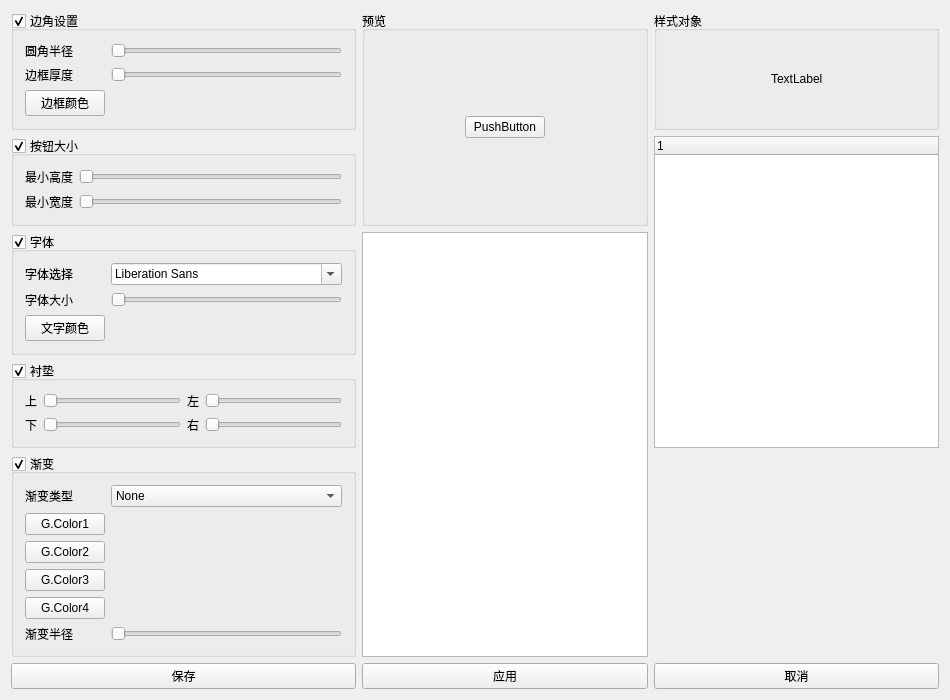
<?xml version="1.0" encoding="UTF-8"?>
<ui version="4.0">
 <class>Btnstyler</class>
 <widget class="QMainWindow" name="Btnstyler">
  <property name="geometry">
   <rect>
    <x>0</x>
    <y>0</y>
    <width>950</width>
    <height>700</height>
   </rect>
  </property>
  <property name="windowTitle">
   <string>Button Styler</string>
  </property>
  <property name="styleSheet">
   <string notr="true"/>
  </property>
  <property name="animated">
   <bool>true</bool>
  </property>
  <widget class="QWidget" name="centralWidget">
   <layout class="QGridLayout" name="gridLayout" columnstretch="0,0,0,0">
    <item row="4" column="0" colspan="2">
     <widget class="QGroupBox" name="PadBox">
      <property name="title">
       <string>衬垫</string>
      </property>
      <property name="checkable">
       <bool>true</bool>
      </property>
      <layout class="QGridLayout" name="gridLayout_4">
       <item row="0" column="0">
        <widget class="QLabel" name="pad_up">
         <property name="text">
          <string>上</string>
         </property>
        </widget>
       </item>
       <item row="0" column="1">
        <widget class="QSlider" name="PadUpSlider">
         <property name="maximum">
          <number>50</number>
         </property>
         <property name="orientation">
          <enum>Qt::Horizontal</enum>
         </property>
        </widget>
       </item>
       <item row="0" column="2">
        <widget class="QLabel" name="pad_left">
         <property name="text">
          <string>左</string>
         </property>
        </widget>
       </item>
       <item row="0" column="3">
        <widget class="QSlider" name="PadLeftSlider">
         <property name="maximum">
          <number>50</number>
         </property>
         <property name="orientation">
          <enum>Qt::Horizontal</enum>
         </property>
        </widget>
       </item>
       <item row="1" column="0">
        <widget class="QLabel" name="pad_down">
         <property name="text">
          <string>下</string>
         </property>
        </widget>
       </item>
       <item row="1" column="1">
        <widget class="QSlider" name="PadDownSlider">
         <property name="maximum">
          <number>50</number>
         </property>
         <property name="orientation">
          <enum>Qt::Horizontal</enum>
         </property>
        </widget>
       </item>
       <item row="1" column="2">
        <widget class="QLabel" name="pad_right">
         <property name="text">
          <string>右</string>
         </property>
        </widget>
       </item>
       <item row="1" column="3">
        <widget class="QSlider" name="PadRightSlider">
         <property name="maximum">
          <number>50</number>
         </property>
         <property name="orientation">
          <enum>Qt::Horizontal</enum>
         </property>
        </widget>
       </item>
      </layout>
     </widget>
    </item>
    <item row="0" column="0" colspan="2">
     <widget class="QGroupBox" name="FrameBox">
      <property name="sizePolicy">
       <sizepolicy hsizetype="Preferred" vsizetype="Preferred">
        <horstretch>0</horstretch>
        <verstretch>0</verstretch>
       </sizepolicy>
      </property>
      <property name="title">
       <string>边角设置</string>
      </property>
      <property name="checkable">
       <bool>true</bool>
      </property>
      <layout class="QGridLayout" name="gridLayout_5">
       <item row="2" column="0">
        <widget class="QPushButton" name="renkButton2">
         <property name="text">
          <string>边框颜色</string>
         </property>
        </widget>
       </item>
       <item row="1" column="1">
        <widget class="QSlider" name="bordThickSlider">
         <property name="maximum">
          <number>15</number>
         </property>
         <property name="orientation">
          <enum>Qt::Horizontal</enum>
         </property>
        </widget>
       </item>
       <item row="1" column="0">
        <widget class="QLabel" name="label_2">
         <property name="text">
          <string>边框厚度</string>
         </property>
        </widget>
       </item>
       <item row="2" column="1">
        <widget class="QLabel" name="renkLabel2">
         <property name="text">
          <string/>
         </property>
        </widget>
       </item>
       <item row="0" column="0">
        <widget class="QLabel" name="label">
         <property name="text">
          <string>圆角半径</string>
         </property>
        </widget>
       </item>
       <item row="0" column="1">
        <widget class="QSlider" name="bordRadSlider">
         <property name="maximum">
          <number>30</number>
         </property>
         <property name="orientation">
          <enum>Qt::Horizontal</enum>
         </property>
        </widget>
       </item>
      </layout>
     </widget>
    </item>
    <item row="3" column="0" colspan="2">
     <widget class="QGroupBox" name="FontBox">
      <property name="sizePolicy">
       <sizepolicy hsizetype="Preferred" vsizetype="Preferred">
        <horstretch>0</horstretch>
        <verstretch>0</verstretch>
       </sizepolicy>
      </property>
      <property name="minimumSize">
       <size>
        <width>0</width>
        <height>100</height>
       </size>
      </property>
      <property name="title">
       <string>字体</string>
      </property>
      <property name="checkable">
       <bool>true</bool>
      </property>
      <layout class="QGridLayout" name="gridLayout_6">
       <item row="0" column="0">
        <widget class="QLabel" name="label_5">
         <property name="text">
          <string>字体选择</string>
         </property>
        </widget>
       </item>
       <item row="2" column="1">
        <widget class="QLabel" name="renkLabel">
         <property name="text">
          <string/>
         </property>
        </widget>
       </item>
       <item row="1" column="0">
        <widget class="QLabel" name="label_4">
         <property name="text">
          <string>字体大小</string>
         </property>
        </widget>
       </item>
       <item row="1" column="1">
        <widget class="QSlider" name="fontSizeSlider">
         <property name="minimum">
          <number>1</number>
         </property>
         <property name="maximum">
          <number>30</number>
         </property>
         <property name="orientation">
          <enum>Qt::Horizontal</enum>
         </property>
        </widget>
       </item>
       <item row="0" column="1">
        <widget class="QFontComboBox" name="fontComboBox"/>
       </item>
       <item row="2" column="0">
        <widget class="QPushButton" name="renkButton">
         <property name="text">
          <string>文字颜色</string>
         </property>
        </widget>
       </item>
      </layout>
     </widget>
    </item>
    <item row="1" column="0" rowspan="2" colspan="2">
     <widget class="QGroupBox" name="BtnBox">
      <property name="title">
       <string>按钮大小</string>
      </property>
      <property name="checkable">
       <bool>true</bool>
      </property>
      <layout class="QGridLayout" name="gridLayout_7">
       <item row="0" column="0">
        <widget class="QLabel" name="label_7">
         <property name="text">
          <string>最小高度</string>
         </property>
        </widget>
       </item>
       <item row="0" column="1">
        <widget class="QSlider" name="minheightSlider">
         <property name="sizePolicy">
          <sizepolicy hsizetype="MinimumExpanding" vsizetype="Fixed">
           <horstretch>0</horstretch>
           <verstretch>0</verstretch>
          </sizepolicy>
         </property>
         <property name="maximum">
          <number>100</number>
         </property>
         <property name="orientation">
          <enum>Qt::Horizontal</enum>
         </property>
        </widget>
       </item>
       <item row="1" column="0">
        <widget class="QLabel" name="label_8">
         <property name="text">
          <string>最小宽度</string>
         </property>
        </widget>
       </item>
       <item row="1" column="1">
        <widget class="QSlider" name="minwidthSlider">
         <property name="sizePolicy">
          <sizepolicy hsizetype="Minimum" vsizetype="Fixed">
           <horstretch>0</horstretch>
           <verstretch>0</verstretch>
          </sizepolicy>
         </property>
         <property name="maximum">
          <number>200</number>
         </property>
         <property name="orientation">
          <enum>Qt::Horizontal</enum>
         </property>
        </widget>
       </item>
      </layout>
     </widget>
    </item>
    <item row="3" column="2" rowspan="3">
     <widget class="QTextEdit" name="styleOutput">
      <property name="sizePolicy">
       <sizepolicy hsizetype="Expanding" vsizetype="Expanding">
        <horstretch>0</horstretch>
        <verstretch>0</verstretch>
       </sizepolicy>
      </property>
     </widget>
    </item>
    <item row="5" column="0" colspan="2">
     <widget class="QGroupBox" name="GradBox">
      <property name="title">
       <string>渐变</string>
      </property>
      <property name="checkable">
       <bool>true</bool>
      </property>
      <layout class="QGridLayout" name="gridLayout_2">
       <item row="1" column="0">
        <widget class="QPushButton" name="grenkButton1">
         <property name="text">
          <string>G.Color1</string>
         </property>
        </widget>
       </item>
       <item row="1" column="1">
        <widget class="QLabel" name="grenkLabel1">
         <property name="text">
          <string/>
         </property>
        </widget>
       </item>
       <item row="2" column="0">
        <widget class="QPushButton" name="grenkButton2">
         <property name="text">
          <string>G.Color2</string>
         </property>
        </widget>
       </item>
       <item row="2" column="1">
        <widget class="QLabel" name="grenkLabel2">
         <property name="text">
          <string/>
         </property>
        </widget>
       </item>
       <item row="3" column="0">
        <widget class="QPushButton" name="grenkButton3">
         <property name="text">
          <string>G.Color3</string>
         </property>
        </widget>
       </item>
       <item row="3" column="1">
        <widget class="QLabel" name="grenkLabel3">
         <property name="text">
          <string/>
         </property>
        </widget>
       </item>
       <item row="4" column="0">
        <widget class="QPushButton" name="grenkButton4">
         <property name="text">
          <string>G.Color4</string>
         </property>
        </widget>
       </item>
       <item row="4" column="1">
        <widget class="QLabel" name="grenkLabel4">
         <property name="text">
          <string/>
         </property>
        </widget>
       </item>
       <item row="5" column="0">
        <widget class="QLabel" name="label_3">
         <property name="text">
          <string>渐变半径</string>
         </property>
        </widget>
       </item>
       <item row="5" column="1">
        <widget class="QSlider" name="gRadiusSlider">
         <property name="maximum">
          <number>300</number>
         </property>
         <property name="orientation">
          <enum>Qt::Horizontal</enum>
         </property>
        </widget>
       </item>
       <item row="0" column="1">
        <widget class="QComboBox" name="RadcomboBox">
         <item>
          <property name="text">
           <string>None</string>
          </property>
         </item>
         <item>
          <property name="text">
           <string>Radial Gradyan</string>
          </property>
         </item>
         <item>
          <property name="text">
           <string>Lineer Gradyan</string>
          </property>
         </item>
        </widget>
       </item>
       <item row="0" column="0">
        <widget class="QLabel" name="label_6">
         <property name="text">
          <string>渐变类型</string>
         </property>
        </widget>
       </item>
      </layout>
     </widget>
    </item>
    <item row="0" column="3">
     <widget class="QGroupBox" name="groupBox_2">
      <property name="sizePolicy">
       <sizepolicy hsizetype="Expanding" vsizetype="Preferred">
        <horstretch>0</horstretch>
        <verstretch>0</verstretch>
       </sizepolicy>
      </property>
      <property name="title">
       <string>样式对象</string>
      </property>
      <layout class="QGridLayout" name="gridLayout_8">
       <item row="0" column="0">
        <spacer name="horizontalSpacer_3">
         <property name="orientation">
          <enum>Qt::Horizontal</enum>
         </property>
         <property name="sizeHint" stdset="0">
          <size>
           <width>101</width>
           <height>20</height>
          </size>
         </property>
        </spacer>
       </item>
       <item row="0" column="2">
        <spacer name="horizontalSpacer_4">
         <property name="orientation">
          <enum>Qt::Horizontal</enum>
         </property>
         <property name="sizeHint" stdset="0">
          <size>
           <width>100</width>
           <height>20</height>
          </size>
         </property>
        </spacer>
       </item>
       <item row="0" column="1">
        <widget class="QLabel" name="label_OBN">
         <property name="text">
          <string>TextLabel</string>
         </property>
        </widget>
       </item>
      </layout>
     </widget>
    </item>
    <item row="1" column="3" rowspan="4">
     <widget class="QTreeWidget" name="treeWidget">
      <column>
       <property name="text">
        <string notr="true">1</string>
       </property>
      </column>
     </widget>
    </item>
    <item row="6" column="3">
     <widget class="QPushButton" name="btncancel">
      <property name="text">
       <string>取消</string>
      </property>
     </widget>
    </item>
    <item row="6" column="2">
     <widget class="QPushButton" name="btnOK">
      <property name="text">
       <string>应用</string>
      </property>
     </widget>
    </item>
    <item row="6" column="0" colspan="2">
     <widget class="QPushButton" name="btnSave">
      <property name="text">
       <string>保存</string>
      </property>
     </widget>
    </item>
    <item row="0" column="2" rowspan="3">
     <widget class="QGroupBox" name="groupBox">
      <property name="title">
       <string>预览</string>
      </property>
      <layout class="QGridLayout" name="gridLayout_3">
       <item row="0" column="2">
        <spacer name="horizontalSpacer_2">
         <property name="orientation">
          <enum>Qt::Horizontal</enum>
         </property>
         <property name="sizeType">
          <enum>QSizePolicy::Expanding</enum>
         </property>
         <property name="sizeHint" stdset="0">
          <size>
           <width>40</width>
           <height>20</height>
          </size>
         </property>
        </spacer>
       </item>
       <item row="0" column="1">
        <widget class="QPushButton" name="pushButton">
         <property name="sizePolicy">
          <sizepolicy hsizetype="Minimum" vsizetype="Fixed">
           <horstretch>0</horstretch>
           <verstretch>0</verstretch>
          </sizepolicy>
         </property>
         <property name="styleSheet">
          <string notr="true"/>
         </property>
         <property name="text">
          <string>PushButton</string>
         </property>
        </widget>
       </item>
       <item row="0" column="0">
        <spacer name="horizontalSpacer">
         <property name="orientation">
          <enum>Qt::Horizontal</enum>
         </property>
         <property name="sizeType">
          <enum>QSizePolicy::Expanding</enum>
         </property>
         <property name="sizeHint" stdset="0">
          <size>
           <width>40</width>
           <height>20</height>
          </size>
         </property>
        </spacer>
       </item>
      </layout>
     </widget>
    </item>
   </layout>
  </widget>
 </widget>
 <layoutdefault spacing="6" margin="11"/>
 <resources/>
 <connections/>
</ui>
